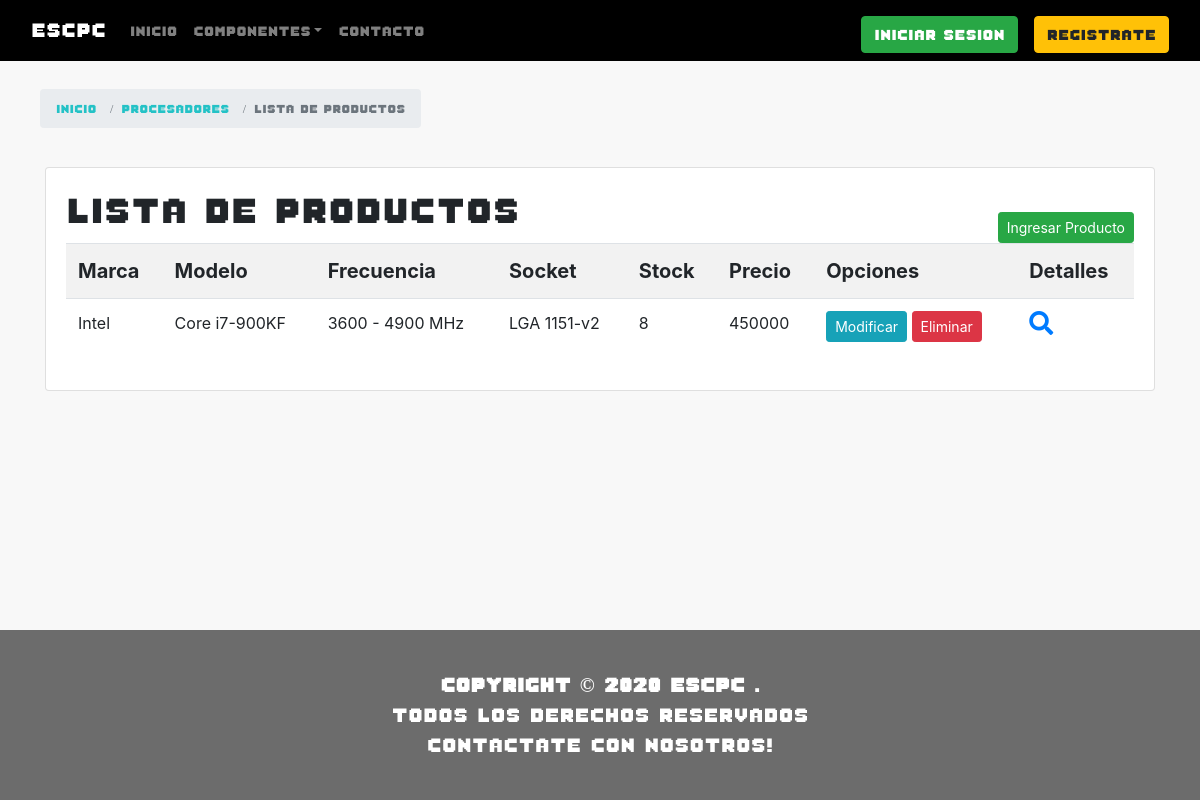
The page /procesadore/ on the database as committed earlier.
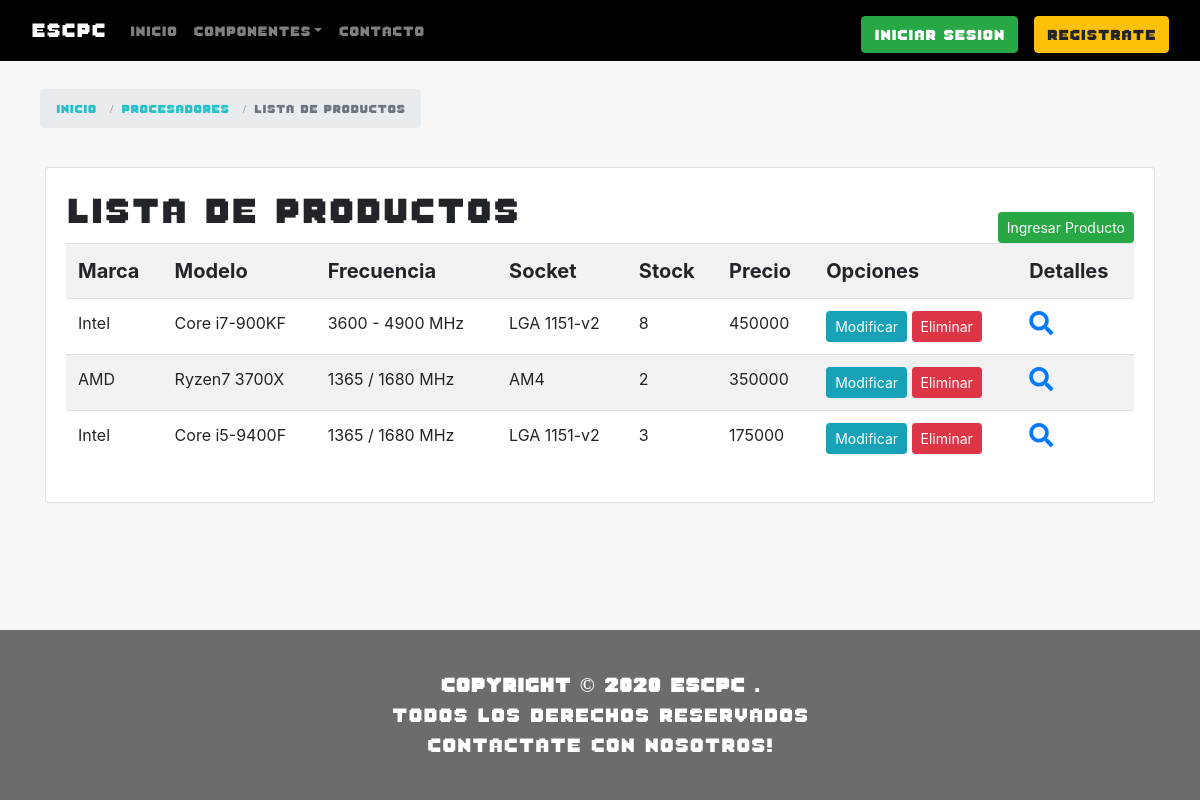
The same page on the database as committed later.
### catalog/models.py (models this page shows, shortened)
class Procesadore(models.Model):
   CATALOGO_MARCA_PROCESADOR = (
      ('seleccione','Seleccione'),
      ('AMD','AMD'),
      ('Intel','Intel')
   )
   marca = models.CharField(max_length=10,choices=CATALOGO_MARCA_PROCESADOR,blank=False,default='s',help_text='Marca del producto')
   modelo = models.CharField(max_length=100,help_text='Modelo del producto')
   frecuencia = models.CharField(max_length=50,help_text='Frecuencia del producto')
   CATALOGO_SOCKET_PROCESADOR = (
      ('seleccione','Seleccione'),
      ('LGA 1151-v2','LGA 1151-v2'),
      ('AM4','AM4'),
      ('TR4','TR4')
   )
   socket = models.CharField(max_length=11,choices=CATALOGO_SOCKET_PROCESADOR,blank=False,default='s',help_text='Socket del producto')
   stock = models.IntegerField(default=0,help_text='Stock del producto')
   imagen = models.ImageField(upload_to='procesador/',null=True)
   imagen_detail = models.ImageField(upload_to='procesador_detail/',null=True)
   precio = models.IntegerField(default=0,help_text='Precio del producto')

### catalog/views.py (the view)
# urls.py: path('procesadore/', views.ProceListView.as_view(), name="procesadores"),
class ProceListView(ListView):
   model = Procesadore
   template_name = 'catalogo/Procesador/procesadore_list.html'

### cart/context_processor.py (called while the page is built)
def cart_total_amount(request):
   total = 0.0
   if request.user.is_authenticated:
      for key, value in request.session['cart'].items():
         total = total + (float(value['price']) * value['quantity'])
   return {'cart_total_amount': total}

### catalog/templates/catalogo/Procesador/procesadore_list.html (shortened to what this page needs)
{% extends "base_generic.html" %}
{% block content %}
<br>
<head>
   <link href="https://use.fontawesome.com/releases/v5.7.0/css/all.css" rel="stylesheet">
</head>
<body>
   <div class="container" id="seguimiento">
      <div class="col-md-5">
            <ol class="breadcrumb breadcrumb-extend">
               <li class="breadcrumb-item">
                  <a href="{% url 'index' %}">
                        Inicio
                  </a>
               </li>
               <li class="breadcrumb-item">
                  <a href="{% url 'procesador' %}">
                        Procesadores
                  </a>
               </li>
               <li class="breadcrumb-item active">
                  Lista de productos
               </li>
            </ol>
      </div>
   </div>
   <div class="container mt-5">
      <div class="card">
            <div class="card-body">
               <h1 style="font-family: fuente8bits;font-size: 3vw; float:left;">
                  Lista de productos
               </h1>
               <a class="btn btn-success btn-sm mt-4" href="{% url 'nuevo_procesador' %}" style="float:right;">
                  Ingresar Producto
               </a>
               {% if procesadore_list %}
               <table class="table table-striped table-hover table-responsive-sm">
                  <tr style="font-size: 20px;">
                        <th>
                           Marca
                        </th>
                        <th>
                           Modelo
                        </th>
                        <th>
                           Frecuencia
                        </th>
                        <th>
                           Socket
                        </th>
                        <th>
                           Stock
                        </th>
                        <th>
                           Precio
                        </th>
                        <th>
                           Opciones
                        </th>
                        <th>
                           Detalles
                        </th>
                  </tr>
                  {% for proce in procesadore_list %}
                  <tr>
                        <td>
                           {{ proce.marca }}
                        </td>
                        <td>
                           {{ proce.modelo }}
                        </td>
                        <td>
                           {{ proce.frecuencia }}
                        </td>
                        <td>
                           {{ proce.socket }}
                        </td>
                        <td>
                           {{ proce.stock }}
                        </td>
                        <td>
                           {{ proce.precio}}
                        </td>
                        <td>
                           <a class="btn btn-info btn-sm" href="{% url 'modificar_procesador' proce.id %}">
                              Modificar
                           </a>
                           <a class="btn btn-danger btn-sm" href="{% url 'eliminar_procesador' proce.id %}">
                              Eliminar
                           </a>
                        </td>
                        <td>
                           <a href="{% url 'procesadores-detail' proce.id %}">
                              <i class="fa" style="font-size: 24px;">
                                    
                              </i>
                           </a>
                        </td>
                  </tr>
                  {% endfor %}
               </table>
               {% else %}
               <p>
                  No hay productos
               </p>
               {% endif %}
            </div>
      </div>
   </div>
</body>
{% endblock %}

Rows that differ between the two databases and show on the page:
added Procesadore: marca "AMD", modelo "Ryzen7 3700X", frecuencia "1365 / 1680 MHz", socket "AM4", stock "2", precio "350000"
added Procesadore: marca "Intel", modelo "Core i5-9400F", frecuencia "1365 / 1680 MHz", socket "LGA 1151-v2", stock "3", precio "175000"
